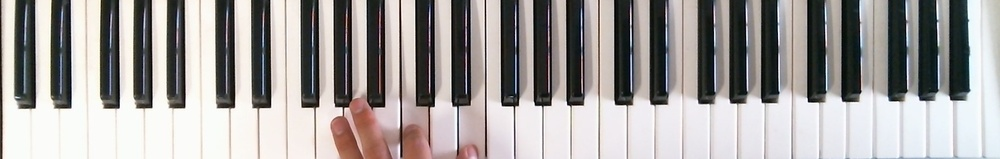
#> input picture keyboard/imagefile/pianoCE1.jpg, 1000 x 159 px, shrunk from 1860 x 295 before the run
$ python edge1.py
#> lines starting #> are read from the running program, lines starting #| are printed output that depends on the picture; after the words box and inside, x2 and y2 are one past the last pixel; in counts of white or black regions, pixels touching at a corner belong together
import cv2
import numpy as np
from IPython import display
from matplotlib import pyplot as plt


def imshow(img, format=".jpg", **kwargs):
    """ndarray 配列をインラインで Notebook 上に表示する。
    """
    img = cv2.imencode(format, img)[1]
    img = display.Image(img, **kwargs)
    display.display(img)


# 画像を読み込む。
img = cv2.imread("./imagefile/pianoCE1.jpg")
#> img is the input picture: shape (159, 1000, 3); mean B, G, R 157.3, 158.9, 162.7

# グレースケールに変換する。
gray = cv2.cvtColor(img, cv2.COLOR_BGR2GRAY)
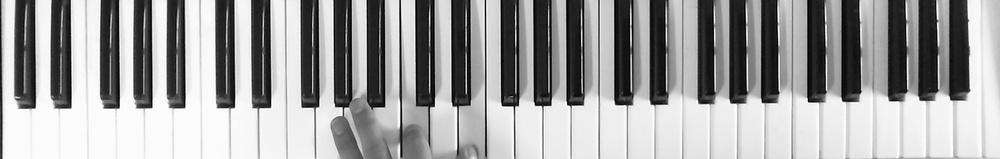
#> gray: shape (159, 1000); min 0, max 255, mean 159.8

# 2値化する
ret, bin_img = cv2.threshold(gray, 120, 255, cv2.THRESH_BINARY)
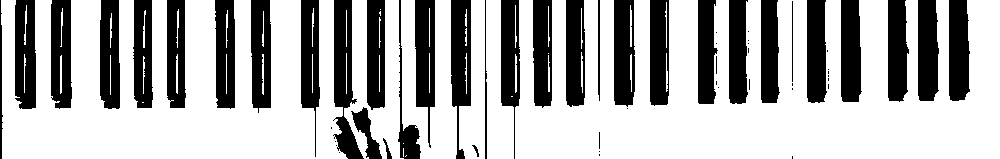
#> bin_img: shape (159, 1000); 68% white; 60 black regions (27 under 20 px), largest, box (x1, y1, x2, y2) and area: (333, 0, 364, 159) 2535, (451, 0, 471, 159) 2151, (415, 0, 435, 148) 2081
imshow(bin_img)
#> (the run stopped early here; a loop or call above may not have finished)
